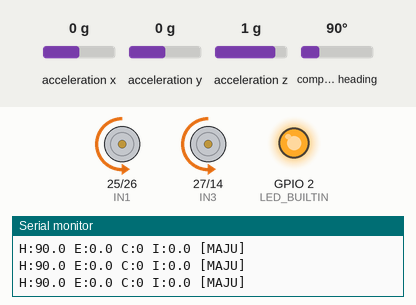
The sketch below on a simulated ESP32. Parts: motor-driver pin pairs drawn as motors (green arrow = first pin HIGH = forward, orange = second pin HIGH = backward, longer = more drive, scaled by the enable pin), output pins drawn as LEDs (lit = HIGH), the last lines printed to the serial monitor. Inputs (shaded band) come from the test bench; at power-on: compass heading 90°, acceleration x 0 g, acceleration y 0 g, acceleration z 1 g.

Above: at 4.2 s.
4.3 s: compass heading set to 7°
At 5.7 s:
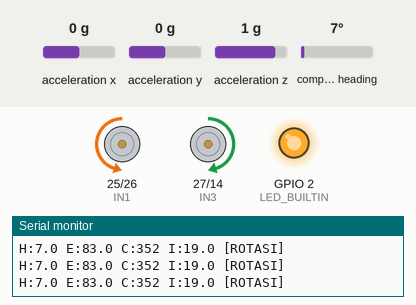
6.0 s: compass heading set to 90°
8.3 s: compass heading set to 180°
At 9.7 s:
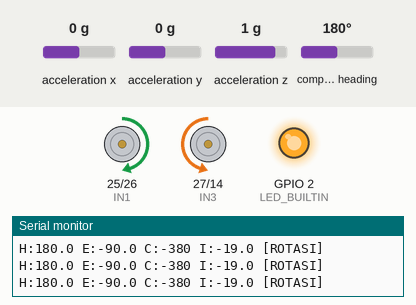
10.0 s: compass heading set to 90°
12.4 s: compass heading set to 269°
At 13.2 s:
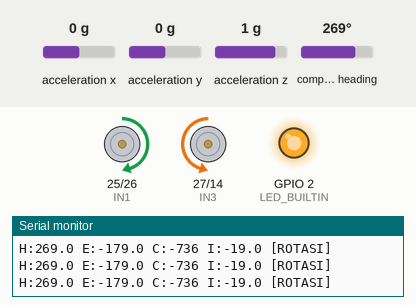
Timing chart, 0 to 15.0 s (numbered marks = the images above; inputs shaded):
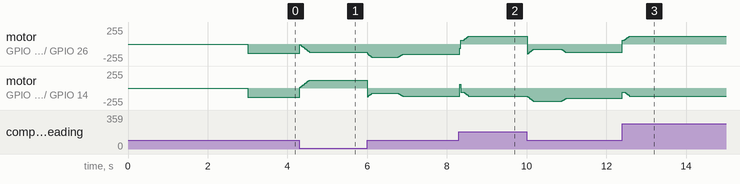

The sketch:

gatau_final_keberapa.ino
```cpp
#include <Wire.h>
#include <Adafruit_Sensor.h>
#include <Adafruit_BNO055.h>

#define SDA_PIN 21
#define SCL_PIN 22

// Motor Kiri
#define ENA 33
#define IN1 25
#define IN2 26

// Motor Kanan
#define ENB 13
#define IN3 27
#define IN4 14

#define LED_BUILTIN 2

Adafruit_BNO055 bno(55, 0x28);

// ===== PID TUNING REKOMENDASI (SMOOTH) =====
float Kp = 4.00;      // Turunkan dari sebelumnya
float Ki = 1.00;      // Kecil untuk menghindari windup
float Kd = 1.00;      // Optimal untuk smoothing

// ===== PARAMETER GERAKAN =====
float setPoint = 0;
float error;
float lastError = 0;
float integral = 0;
float lastCorrection = 0;  // Untuk smoothing tambahan

// Kecepatan
int minSpeed = 60;
int baseForwardSpeed = 140;
int maxRotationSpeed = 120;
float maxCorrection = 60;

// Filter untuk smoothing
float alpha = 0.3;  // Filter factor (0-1), semakin kecil semakin smooth
float filteredError = 0;

unsigned long lastTime;
bool isReady = false;

// Fungsi normalisasi
float normalizeAngle(float angle)
{
  angle = fmod(angle, 360.0);
  if (angle < 0) angle += 360;
  return angle;
}

// Fungsi error minimal
float angleError(float target, float current)
{
  float err = target - current;
  if (err > 180) err -= 360;
  if (err < -180) err += 360;
  return err;
}

// Fungsi smooth dengan rate limiting
float smoothCorrection(float newCorrection, float maxChange)
{
  float diff = newCorrection - lastCorrection;
  if (abs(diff) > maxChange) {
    newCorrection = lastCorrection + (diff > 0 ? maxChange : -maxChange);
  }
  return newCorrection;
}

// Rotasi halus
void rotateRobot(float correction)
{
  // Rate limiting untuk menghindari sentakan
  correction = smoothCorrection(correction, 15);
  lastCorrection = correction;

  int pwmValue = abs((int)correction);
  pwmValue = constrain(pwmValue, minSpeed, maxRotationSpeed);

  // Tambahkan ramp up untuk start halus
  static int lastPWM = 0;
  if (pwmValue > lastPWM + 10) {
    pwmValue = lastPWM + 10;
  }
  lastPWM = pwmValue;

  if (correction < -2) {
    digitalWrite(IN1, HIGH);
    digitalWrite(IN2, LOW);
    digitalWrite(IN3, LOW);
    digitalWrite(IN4, HIGH);
  } else if (correction > 2) {
    digitalWrite(IN1, LOW);
    digitalWrite(IN2, HIGH);
    digitalWrite(IN3, HIGH);
    digitalWrite(IN4, LOW);
  } else {
    stopRobot();
    return;
  }

  ledcWrite(ENA, pwmValue);
  ledcWrite(ENB, pwmValue);
}

// Gerakan maju smooth
void moveForward(float correction)
{
  // Rate limiting untuk koreksi
  correction = smoothCorrection(correction, 8);
  lastCorrection = correction;

  correction = constrain(correction, -maxCorrection, maxCorrection);

  digitalWrite(IN1, LOW);
  digitalWrite(IN2, HIGH);
  digitalWrite(IN3, LOW);
  digitalWrite(IN4, HIGH);

  int leftPWM = baseForwardSpeed + (int)correction;
  int rightPWM = baseForwardSpeed - (int)correction;

  // Smooth PWM change
  static int lastLeftPWM = baseForwardSpeed;
  static int lastRightPWM = baseForwardSpeed;

  leftPWM = constrain(leftPWM, minSpeed, 255);
  rightPWM = constrain(rightPWM, minSpeed, 255);

  // Rate limiting untuk PWM
  if (abs(leftPWM - lastLeftPWM) > 10) {
    leftPWM = lastLeftPWM + (leftPWM > lastLeftPWM ? 10 : -10);
  }
  if (abs(rightPWM - lastRightPWM) > 10) {
    rightPWM = lastRightPWM + (rightPWM > lastRightPWM ? 10 : -10);
  }

  lastLeftPWM = leftPWM;
  lastRightPWM = rightPWM;

  ledcWrite(ENA, leftPWM);
  ledcWrite(ENB, rightPWM);
}

void stopRobot()
{
  digitalWrite(IN1, LOW);
  digitalWrite(IN2, LOW);
  digitalWrite(IN3, LOW);
  digitalWrite(IN4, LOW);
  ledcWrite(ENA, 0);
  ledcWrite(ENB, 0);
  lastCorrection = 0;
}

void setup()
{
  Serial.begin(115200);

  pinMode(LED_BUILTIN, OUTPUT);
  digitalWrite(LED_BUILTIN, LOW);

  Wire.begin(SDA_PIN, SCL_PIN);

  if (!bno.begin()) {
    while (1) {
      digitalWrite(LED_BUILTIN, HIGH);
      delay(200);
      digitalWrite(LED_BUILTIN, LOW);
      delay(200);
    }
  }

  pinMode(IN1, OUTPUT);
  pinMode(IN2, OUTPUT);
  pinMode(IN3, OUTPUT);
  pinMode(IN4, OUTPUT);

  ledcAttach(ENA, 1000, 8);
  ledcAttach(ENB, 1000, 8);

  delay(2000);

  setPoint = normalizeAngle(bno.getVector(Adafruit_BNO055::VECTOR_EULER).x());

  lastTime = millis();
  isReady = true;
  digitalWrite(LED_BUILTIN, HIGH);

  Serial.println("=== SMOOTH PID CONTROL ===");
  Serial.print("Kp: "); Serial.println(Kp);
  Serial.print("Ki: "); Serial.println(Ki);
  Serial.print("Kd: "); Serial.println(Kd);
  Serial.print("SetPoint: "); Serial.println(setPoint);
  Serial.println("==========================\n");

  delay(1000);
}

void loop()
{
  if (!isReady) return;

  // Baca heading
  float heading = normalizeAngle(bno.getVector(Adafruit_BNO055::VECTOR_EULER).x());

  // Hitung dt
  unsigned long now = millis();
  float dt = (now - lastTime) / 1000.0;
  if (dt <= 0.001) {
    delay(5);
    return;
  }
  lastTime = now;

  // Filter error untuk smoothing
  error = angleError(setPoint, heading);
  filteredError = (alpha * error) + ((1 - alpha) * filteredError);

  // PID dengan filtered error
  integral += filteredError * dt;
  integral = constrain(integral, -20.0, 20.0);

  float derivative = (filteredError - lastError) / dt;
  float correction = (Kp * filteredError) + (Ki * integral) + (Kd * derivative);

  // Anti-windup untuk integral
  if (abs(correction) > 100) {
    integral *= 0.95;
  }

  // Logika kontrol
  if (abs(error) > 25.0) {
    rotateRobot(correction);
  } else {
    moveForward(correction);
  }

  // Debug output
  Serial.print("H:"); Serial.print(heading, 1);
  Serial.print(" E:"); Serial.print(error, 1);
  Serial.print(" C:"); Serial.print(correction, 0);
  Serial.print(" I:"); Serial.print(integral, 1);
  if (abs(error) > 25.0) {
    Serial.print(" [ROTASI]");
  } else {
    Serial.print(" [MAJU]");
  }
  Serial.println();

  lastError = filteredError;

  delay(20);  // 50Hz update rate
}
```

Measured:
- after the input at 4.3 s, motor on GPIO 27 (IN3) / GPIO 14 (IN4): moves from backward 139/255 to forward 120/255 over 0.24 s, starting at once
- after the input at 8.3 s, motor on GPIO 25 (IN1) / GPIO 26 (IN2): backward 156/255 → forward 60/255 at once, → forward 120/255 0.11 s later; motor on GPIO 27 (IN3) / GPIO 14 (IN4): backward 123/255 → backward 60/255 at once, → backward 120/255 0.11 s later
- after the input at 12.4 s, motor on GPIO 25 (IN1) / GPIO 26 (IN2): backward 124/255 → forward 120/255 at once; motor on GPIO 27 (IN3) / GPIO 14 (IN4): backward 155/255 → backward 120/255 at once
